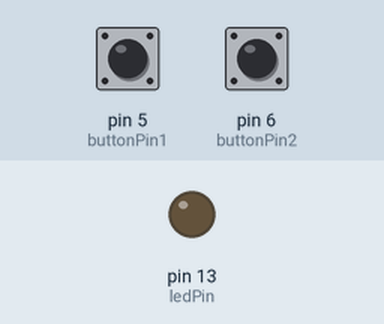
A sketch run on a simulated Arduino Uno, built with avr-gcc and run on an emulated ATmega328P. Parts: output pins drawn as LEDs (lit = HIGH). Inputs (shaded band) come from the test bench; at power-on: pin 5 (buttonPin1) HIGH, pin 6 (buttonPin2) HIGH.

Above: at 1.2 s.
1.3 s: pin 5 (buttonPin1) pulled LOW for 0.15 s
At 1.37 s:
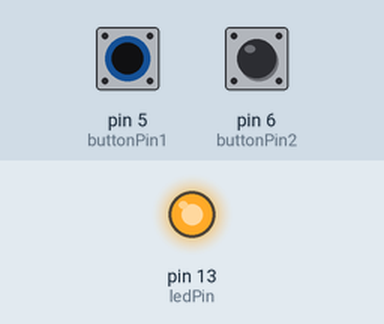
2.9 s: pin 5 (buttonPin1) pulled LOW for 3.2 s
At 7.0 s:
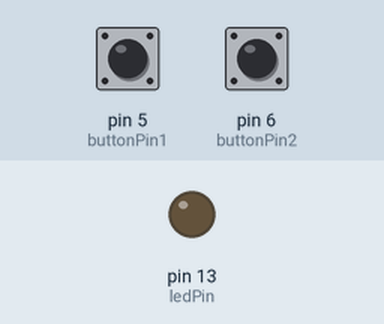
7.6 s: pin 6 (buttonPin2) pulled LOW for 3.2 s
At 8.2 s:
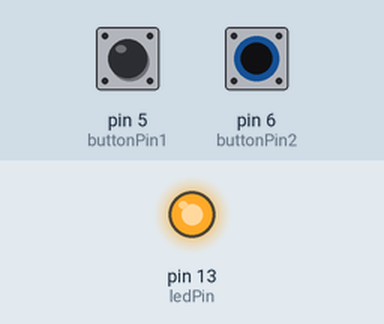
Timing chart, 0 to 12.3 s (numbered marks = the images above; inputs shaded):
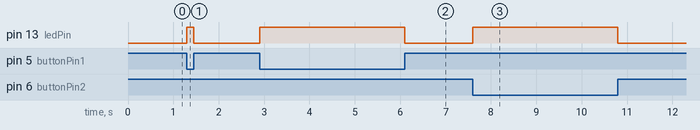

The sketch:

Oppgave04.ino
```cpp
const int ledPin = 13;
const int buttonPin1 = 5;
const int buttonPin2 = 6;
const int delayTime = 250;
int buttonValue1 = LOW;
int buttonValue2 = LOW;
int ledValue = LOW;

void setup()
{
    pinMode(ledPin, OUTPUT);
    pinMode(buttonPin1, INPUT_PULLUP);
    pinMode(buttonPin2, INPUT_PULLUP);
}

void loop()
{
    buttonValue1 = digitalRead(buttonPin1);
    buttonValue2 = digitalRead(buttonPin2);
    if (buttonValue1 == LOW && buttonValue2 == LOW) {
        delay(delayTime);
        ledValue = !ledValue;
    }
    else if (buttonValue1 == LOW || buttonValue2 == LOW) {
        ledValue = HIGH;
    }
    else {
        ledValue = LOW;
    }
    digitalWrite(ledPin, ledValue);
}
```

Measured:
- after the input at 1.3 s, pin 13 (ledPin): LOW → HIGH at once, → LOW 0.15 s later
- after the input at 2.9 s, pin 13 (ledPin): LOW → HIGH at once, → LOW 3.2 s later
- after the input at 7.6 s, pin 13 (ledPin): LOW → HIGH at once, → LOW 3.2 s later
